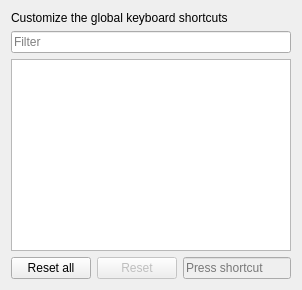
     <widget class="QWidget" name="shortcuts">
      <attribute name="title">
       <string>Keyboard</string>
      </attribute>
      <layout class="QVBoxLayout" name="verticalLayout">
       <item>
        <widget class="QLabel" name="label_7">
         <property name="text">
          <string>Customize the global keyboard shortcuts</string>
         </property>
        </widget>
       </item>
       <item>
        <widget class="QLineEdit" name="w_sc_filter">
         <property name="placeholderText">
          <string>Filter</string>
         </property>
         <property name="clearButtonEnabled">
          <bool>true</bool>
         </property>
        </widget>
       </item>
       <item>
        <widget class="QTreeView" name="w_sc_list">
         <property name="editTriggers">
          <set>QAbstractItemView::NoEditTriggers</set>
         </property>
         <property name="showDropIndicator" stdset="0">
          <bool>false</bool>
         </property>
         <property name="alternatingRowColors">
          <bool>true</bool>
         </property>
         <property name="indentation">
          <number>0</number>
         </property>
         <property name="rootIsDecorated">
          <bool>false</bool>
         </property>
         <property name="uniformRowHeights">
          <bool>false</bool>
         </property>
         <property name="itemsExpandable">
          <bool>false</bool>
         </property>
         <property name="sortingEnabled">
          <bool>true</bool>
         </property>
         <property name="animated">
          <bool>true</bool>
         </property>
         <property name="allColumnsShowFocus">
          <bool>true</bool>
         </property>
         <property name="expandsOnDoubleClick">
          <bool>false</bool>
         </property>
         <attribute name="headerShowSortIndicator" stdset="0">
          <bool>true</bool>
         </attribute>
         <attribute name="headerStretchLastSection">
          <bool>false</bool>
         </attribute>
        </widget>
       </item>
       <item>
        <layout class="QHBoxLayout" name="horizontalLayout_6">
         <item>
          <widget class="QPushButton" name="w_sc_reset_all">
           <property name="text">
            <string>Reset all</string>
           </property>
          </widget>
         </item>
         <item>
          <widget class="QPushButton" name="w_sc_reset">
           <property name="enabled">
            <bool>false</bool>
           </property>
           <property name="text">
            <string>Reset</string>
           </property>
          </widget>
         </item>
         <item>
          <widget class="QKeySequenceEdit" name="w_sc_edit">
           <property name="enabled">
            <bool>false</bool>
           </property>
          </widget>
         </item>
        </layout>
       </item>
      </layout>
     </widget>
